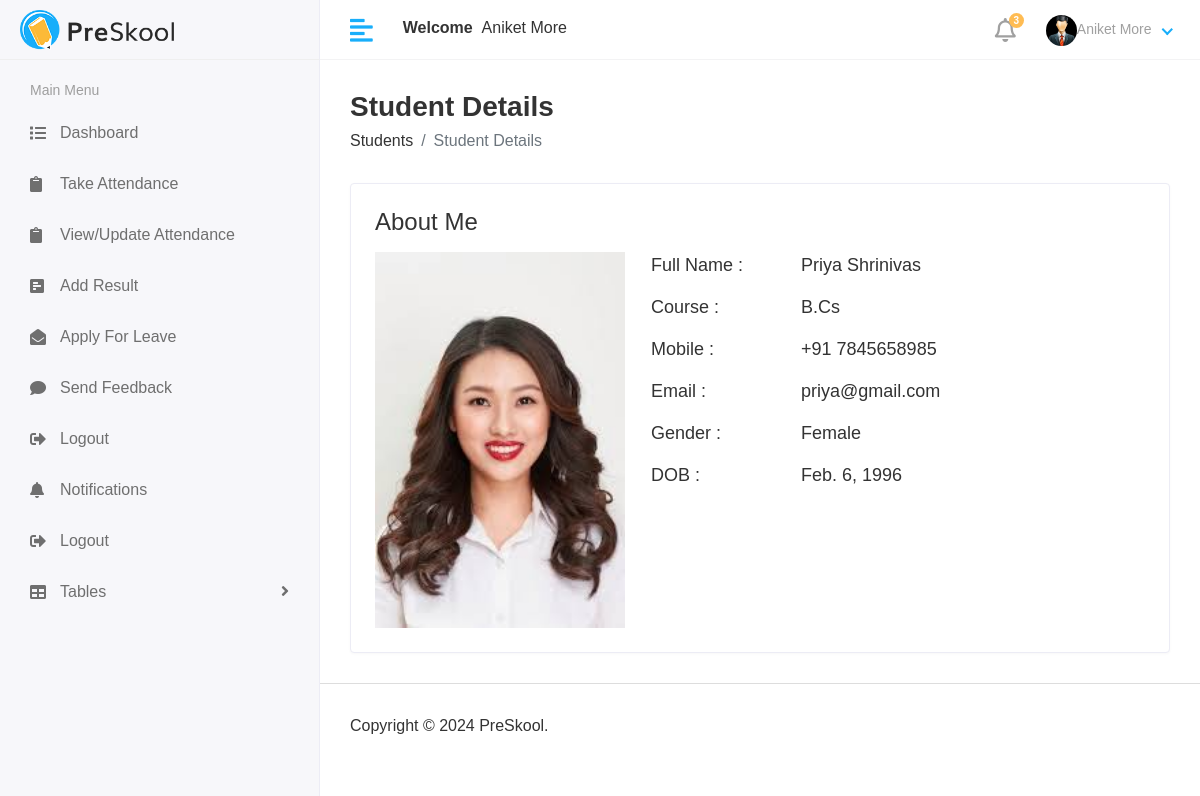
Screenshot of /student/student-details/5/ (signed in) with the database file from the repository.
### app/models.py (models this page shows)
class CustomUser(AbstractUser):
    USER = (
        (1, "HOD"),
        (2, "STAFF"),
        (3, "STUDENT")
    )
    user_type = models.CharField(max_length=50, choices=USER, default=1)
    profile_pic = models.ImageField(upload_to="media/profile_pic")

### student/models.py (models this page shows, shortened)
class Students(models.Model):
    admin = models.OneToOneField(CustomUser, on_delete=models.CASCADE)
    gender = models.CharField(max_length=100)
    dob = models.DateField(null=True, blank=True)
    contact_no = models.CharField(max_length=20)
    address = models.TextField()
    course_id = models.ForeignKey(Course, on_delete=models.DO_NOTHING)
    session_year_id = models.ForeignKey(SessionYear, on_delete=models.DO_NOTHING)
    created_at = models.DateTimeField(auto_now_add=True)
    updated_at = models.DateTimeField(auto_now_add=True)

class Course(models.Model):
    course_name = models.CharField(max_length=50)
    created_at = models.DateTimeField(auto_now_add=True)
    updated_at = models.DateTimeField(auto_now_add=True)

### student/views.py (the view)
# urls.py: path("student-details/<int:id>/", views.view_student, name="student_details"),
@login_required(login_url="/")
def view_student(request, id):
    students = Students.objects.get(id=id)
    context = {"student":students}
    return render(request, "student/viewStudent.html", context)

### templates/student/viewStudent.html
{% extends 'base.html' %}
{% block content %}
{% load static %}
        <div class="content container-fluid">
                    <div class="page-header">
                        <div class="row">
                            <div class="col-sm-12">
                                <h3 class="page-title">Student Details</h3>
                                <ul class="breadcrumb">
                                    <li class="breadcrumb-item"><a href="{% url 'student_list' %}">Students</a></li>
                                    <li class="breadcrumb-item active">Student Details</li>
                                </ul>
                            </div>
                        </div>
                    </div>
                    <div class="card">
                        <div class="card-body">
                            <div class="row">
                                <div class="col-md-12">
                                    <div class="about-info">
                                        <h4>About Me</h4>
                                        <div class="media mt-3">
                                            {% if student.admin.profile_pic != "" %}
                                            <img src="/{{student.admin.profile_pic}}" class="mr-3" alt="..." />
                                            {% else %}
                                            <img src="{% static 'assets/img/profiles/profile1.jpeg' %}" class="mr-3" alt="..." />
                                            {% endif %}
                                            <div class="media-body">
                                                <ul>
                                                    <li>
                                                        <span class="title-span">Full Name : </span>
                                                        <span class="info-span">{{student.admin.first_name}} {{student.admin.last_name}}</span>
                                                    </li>
                                                    <li>
                                                        <span class="title-span">Course : </span>
                                                        <span class="info-span">{{student.course_id.course_name}}</span>
                                                    </li>
                                                    <li>
                                                        <span class="title-span">Mobile : </span>
                                                        <span class="info-span">+91 {{student.contact_no}}</span>
                                                    </li>
                                                    <li>
                                                        <span class="title-span">Email : </span>
                                                        <span class="info-span">
                                                            {{student.admin.email}}
                                                        </span>
                                                    </li>
                                                    <li>
                                                        <span class="title-span">Gender : </span>
                                                        <span class="info-span">{{student.gender}}</span>
                                                    </li>
                                                    <li>
                                                        <span class="title-span">DOB : </span>
                                                        <span class="info-span">{{student.dob}}</span>
                                                    </li>
                                                </ul>
                                            </div>
                                        </div>
                                    </div>
                                </div>
                            </div>
                        </div>
                    </div>
        </div>
{% endblock %}

### templates/includes/header.html (shortened to what this page needs)
{% load static %}
   <div class="header">
      <div class="header-left">
         <a href="index.html" class="logo">
         <img src="{% static 'assets/img/logo.png' %}" alt="Logo">
         </a>
      </div>
      <a href="javascript:void(0);" id="toggle_btn">
      <i class="fas fa-align-left"></i>
      </a>
      <div class="top-nav-search mt-3">
         <p><strong>Welcome &nbsp;</strong><span>{{user.first_name}} {{user.last_name}}</span></p>
      </div>
      <ul class="nav user-menu">
         <li class="nav-item dropdown noti-dropdown">
            <a href="#" class="dropdown-toggle nav-link" data-toggle="dropdown">
            <i class="far fa-bell"></i> <span class="badge badge-pill">3</span>
            </a>
         </li>
         <li class="nav-item dropdown has-arrow">
            <a href="#" class="dropdown-toggle nav-link" data-toggle="dropdown">
            {% if user.profile_pic == "" %}
            <span class="user-img"><img class="rounded-circle" src="{% static 'static/assets/img/profiles/profile1.jpej' %}" width="31">{{user.first_name}} {{user.last_name}}</span>
            {% else %}
            <span class="user-img"><img class="rounded-circle" src="/{{user.profile_pic}}" width="31" >{{user.first_name}} {{user.last_name}}</span>
            {% endif %}
            </a>
         </li>
      </ul>
   </div>

### static/assets/css/style.css (style rules this page uses)
html { height: 100%; }
body { background-color: #fff; color: #333; font-family: 'Poppins', sans-serif; font-size: 1rem; height: 100%; line-height: 1.5; overflow-x: hidden; }
h1, h2, h3, h4, h5, h6 { font-family: 'Poppins', sans-serif; margin-top: 0; }
a { color: #009ce7; }
input, button, a { transition: all 0.4s ease; -moz-transition: all 0.4s ease; -o-transition: all 0.4s ease; -ms-transition: all 0.4s ease; -webkit-transition: all 0.4s ease; }
ul, ol { padding: 0px; list-style: none; }
.card { border: 1px solid #ececf5; box-shadow: 0 1px 3px 0 rgba(0, 0, 0, 0.03); margin-bottom: 1.875rem; }
.card-body { padding: 1.5rem; }
.header { background-color: #fff; border-bottom: 1px solid #f3f3f4; left: 0; position: fixed; right: 0; top: 0; z-index: 1001; height: 60px; }
.header .header-left { float: left; height: 60px; padding: 0 20px; position: relative; width: 320px; z-index: 1; transition: all 0.2s ease-in-out; background-color: #f7f7fa; border-bottom: 1px solid #efefef; border-right: 1px solid #ececf5; display: flex; align-items: center; }
.header .header-left .logo { display: inline-block; line-height: 60px; }
.header .header-left .logo img { max-height: 40px; width: auto; }
.header .dropdown-toggle:after { display: none; }
.header .has-arrow .dropdown-toggle:after { border-top: 0; border-left: 0; border-bottom: 2px solid #18aefa; border-right: 2px solid #18aefa; content: ''; height: 8px; display: inline-block; pointer-events: none; -webkit-transform-origin: 66% 66%; -ms-transform-origin: 66% 66%; transform-origin: 66% 66%; -webkit-transform: rotate(45deg); -ms-transform: rotate(45deg); transform: rotate(45deg); -webkit-transition: all 0.15s ease-in-out; transition: all 0.15s ease-in-out; width: 8px; vertical-align: 0px; }
.user-menu { float: right; margin: 0; position: relative; z-index: 99; padding-right: 15px; }
.user-menu.nav > li > a { color: #a0a0a0; font-size: 14px; line-height: 58px; padding: 0 15px; height: 60px; }
.user-img { margin-right: 3px; position: relative; }
.top-nav-search { float: left; margin-left: 15px; }
.page-wrapper > .content { padding: 1.875rem 1.875rem 0; }
.page-header { margin-bottom: 1.875rem; }
.page-header .breadcrumb { background-color: transparent; color: #6c757d; font-size: 1rem; font-weight: 500; margin-bottom: 0; padding: 0; }
.page-header .breadcrumb a { color: #333; }
.page-title { font-size: 28px; font-weight: 600; color: #333; margin-bottom: 5px; }
.user-menu.nav > li > a .badge { background-color: #FFBC53; display: block; font-size: 10px; font-weight: bold; height: 15px; width: 15px; position: absolute; right: 7px; top: 13px; color: #fff; padding: 3px; }
.user-menu.nav > li > a > i { font-size: 1.5rem; line-height: 60px; }
.about-info img { width: 250px; }
.about-info ul li { font-size: 18px; margin: 0px 0px 15px 10px; display: flex; }
.title-span { font-weight: 500; width: 150px; }
@media (min-width: 992px) { #toggle_btn { align-items: center; color: #18aefa; display: inline-flex; float: left; font-size: 26px; height: 60px; justify-content: center; margin-left: 15px; padding: 0 15px; } }

### rows the page displays
CustomUser: first_name "Aniket", last_name "More", profile_pic (picture)
Students: admin.profile_pic (picture), admin.first_name "Priya", admin.last_name "Shrinivas", course_id.course_name "B.Cs", contact_no "7845658985", admin.email "priya@gmail.com", gender "Female", dob "Feb. 6, 1996"
